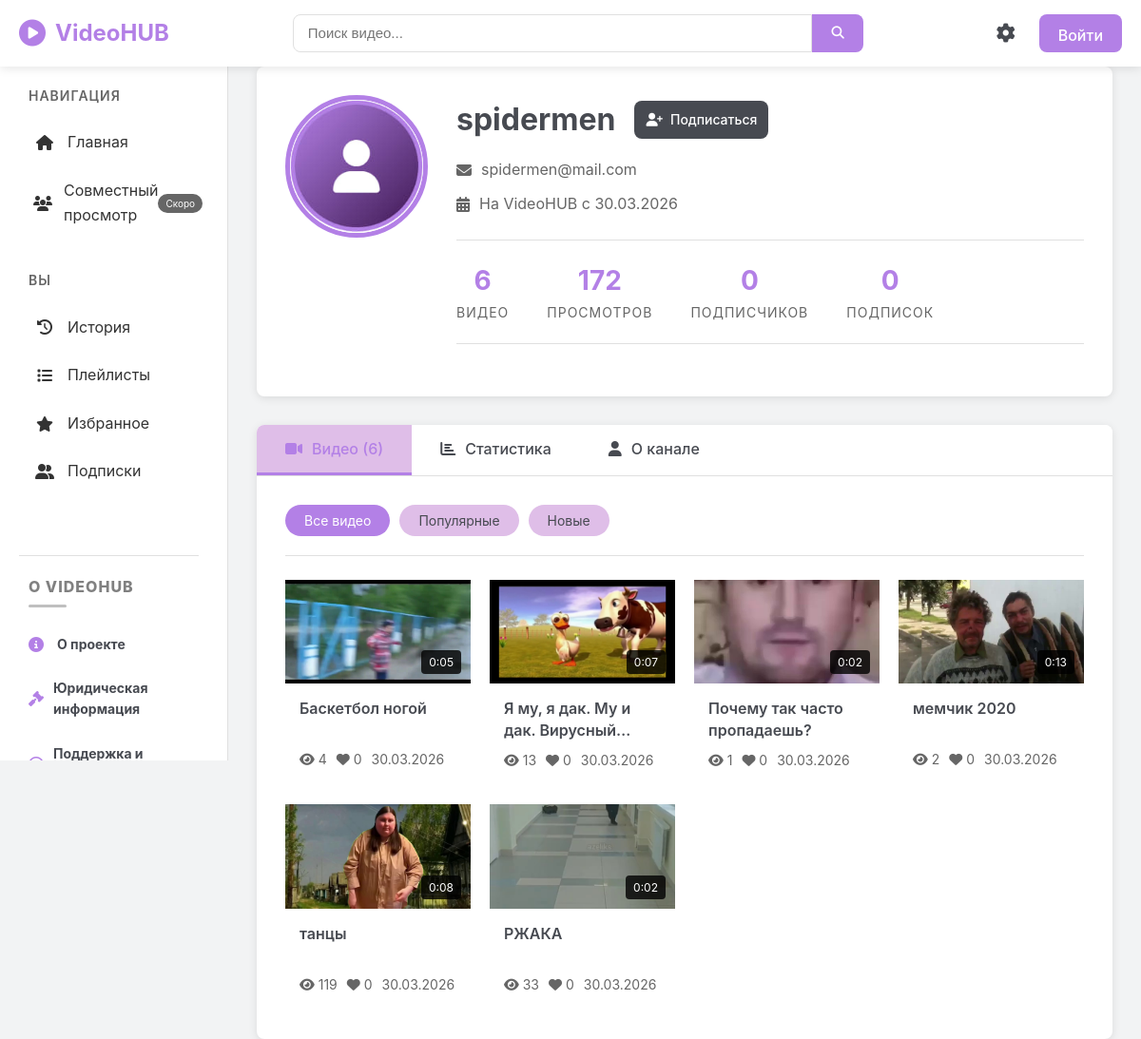
/profile/spidermen, run on the app's committed database.
### app.py (models this page shows, shortened)
class User(UserMixin, db.Model):
    id = db.Column(db.Integer, primary_key=True)
    username = db.Column(db.String(80), unique=True, nullable=False)
    email = db.Column(db.String(120), unique=True, nullable=False)
    password_hash = db.Column(db.String(200), nullable=False)
    avatar = db.Column(db.String(200), default='default_avatar.png')
    bio = db.Column(db.Text)
    created_at = db.Column(db.DateTime, default=datetime.utcnow)
    theme = db.Column(db.String(20), default='light')
    terms_accepted_at = db.Column(db.DateTime, nullable=True)
    is_admin = db.Column(db.Boolean, default=False)
    is_banned = db.Column(db.Boolean, default=False)
    ban_reason = db.Column(db.String(500), nullable=True)
    ban_expires = db.Column(db.DateTime, nullable=True)
    videos = db.relationship('Video', backref='author', lazy=True, cascade='all, delete-orphan')
    likes = db.relationship('Like', backref='user', lazy=True, cascade='all, delete-orphan')
    comments = db.relationship('Comment', backref='author', lazy=True, cascade='all, delete-orphan')
    playlists = db.relationship('Playlist', backref='user', lazy=True, cascade='all, delete-orphan')
    favorites = db.relationship('Favorite', backref='user', lazy=True, cascade='all, delete-orphan')
    watch_history = db.relationship('WatchHistory', backref='user', lazy=True, cascade='all, delete-orphan')
    subscriptions = db.relationship('Subscription', foreign_keys='Subscription.subscriber_id', backref='subscriber',
                                    lazy=True, cascade='all, delete-orphan')
    subscribers = db.relationship('Subscription', foreign_keys='Subscription.channel_id', backref='channel', lazy=True,
                                  cascade='all, delete-orphan')
    bans_issued = db.relationship('Ban', foreign_keys='Ban.admin_id', backref='admin', lazy=True,
                                  cascade='all, delete-orphan')
    bans_received = db.relationship('Ban', foreign_keys='Ban.user_id', backref='user', lazy=True,
                                    cascade='all, delete-orphan')
    created_rooms = db.relationship('WatchRoom', foreign_keys='WatchRoom.created_by', backref='creator', lazy=True,
                                    cascade='all, delete-orphan')
    room_participations = db.relationship('RoomParticipant', backref='user', lazy=True, cascade='all, delete-orphan')
    room_messages = db.relationship('RoomMessage', backref='user', lazy=True, cascade='all, delete-orphan')

class Video(db.Model):
    id = db.Column(db.Integer, primary_key=True)
    user_id = db.Column(db.Integer, db.ForeignKey('user.id'), nullable=False)
    title = db.Column(db.String(200), nullable=False)
    description = db.Column(db.Text)
    filename = db.Column(db.String(200), nullable=False)
    thumbnail = db.Column(db.String(200), default='default-thumbnail.jpg')
    views = db.Column(db.Integer, default=0)
    duration = db.Column(db.String(20))
    created_at = db.Column(db.DateTime, default=datetime.utcnow)
    likes = db.relationship('Like', backref='video', lazy=True, cascade='all, delete-orphan')
    comments = db.relationship('Comment', backref='video', lazy=True, cascade='all, delete-orphan')
    tags = db.Column(db.String(500))
    watch_histories = db.relationship('WatchHistory', backref='video', lazy=True, cascade='all, delete-orphan')
    playlist_videos = db.relationship('PlaylistVideo', backref='video', lazy=True, cascade='all, delete-orphan')
    favorites_ref = db.relationship('Favorite', backref='video', lazy=True, cascade='all, delete-orphan')
    rooms = db.relationship('WatchRoom', backref='video', lazy=True)

### app.py (the view)
@app.route('/profile/<username>')
def profile(username):
    user = User.query.filter_by(username=username).first_or_404()
    videos = Video.query.filter_by(user_id=user.id).order_by(Video.created_at.desc()).all()
    total_views = sum(video.views for video in videos)
    total_likes = sum(len(video.likes) for video in videos)
    return render_template('profile.html',
                           user=user,
                           videos=videos,
                           total_views=total_views,
                           total_likes=total_likes)

### app.py (called while the page is built)
@app.before_request
def check_if_banned():
    if current_user.is_authenticated and current_user.is_banned_active():
        if request.endpoint not in ['banned', 'logout', 'static', 'uploaded_thumbnail', 'uploaded_video']:
            return redirect(url_for('banned'))

### templates/profile.html (shortened to what this page needs)
{% extends "base.html" %}
{% block content %}
<div class="profile-page">
    <div class="profile-header">
        <div class="profile-avatar">
            <img src="{{ url_for('uploaded_thumbnail', filename=user.avatar) }}"
                 alt="{{ user.username }}"
                 onerror="this.src='{{ url_for('uploaded_thumbnail', filename='default_avatar.png') }}'">
        </div>
        <div class="profile-info">
            <div class="profile-name-section">
                <h1>{{ user.username }}</h1>
                {% if current_user.is_authenticated and current_user.id == user.id %}
    <a href="{{ url_for('edit_profile') }}" class="btn btn-secondary btn-small">
        <i class="fas fa-edit"></i> Редактировать профиль
    </a>
{% else %}
    <button class="btn btn-primary btn-small subscribe-btn" data-user-id="{{ user.id }}">
        <i class="fas fa-user-plus"></i> Подписаться
    </button>
{% endif %}
            </div>
            <p class="profile-email">
                <i class="fas fa-envelope"></i> {{ user.email }}
            </p>
            <p class="profile-join-date">
                <i class="fas fa-calendar-alt"></i> На VideoHUB с {{ user.created_at.strftime('%d.%m.%Y') }}
            </p>
            <div class="profile-stats">
                <div class="stat-item">
                    <span class="stat-value">{{ videos|length }}</span>
                    <span class="stat-label">Видео</span>
                </div>
                <div class="stat-item">
                    <span class="stat-value">{{ total_views }}</span>
                    <span class="stat-label">Просмотров</span>
                </div>
                <div class="stat-item">
                    <span class="stat-value" id="subscribers-count-display">0</span>
                    <span class="stat-label">Подписчиков</span>
                </div>
                <div class="stat-item">
                    <span class="stat-value" id="subscriptions-count-display">0</span>
                    <span class="stat-label">Подписок</span>
                </div>
            </div>
        </div>
    </div>
    <div class="profile-content">
        {% if videos %}
            <div class="profile-tabs">
                <button class="tab-btn active" data-tab="videos">
                    <i class="fas fa-video"></i> Видео ({{ videos|length }})
                </button>
                <button class="tab-btn" data-tab="analytics">
                    <i class="fas fa-chart-bar"></i> Статистика
                </button>
                <button class="tab-btn" data-tab="about">
                    <i class="fas fa-user"></i> О канале
                </button>
            </div>
            <div class="tab-content">
                <div class="tab-pane active" id="videos-tab">
                    {% if videos|length > 0 %}
                    <div class="videos-filter">
                        <button class="filter-btn active" data-filter="all">Все видео</button>
                        <button class="filter-btn" data-filter="popular">Популярные</button>
                        <button class="filter-btn" data-filter="new">Новые</button>
                    </div>
                    <div class="profile-videos-grid">
                        {% for video in videos %}
                        <div class="profile-video-card" data-views="{{ video.views }}" data-date="{{ video.created_at.timestamp() }}">
                            <a href="{{ url_for('video_detail', video_id=video.id) }}" class="video-thumbnail">
                                <img src="{{ url_for('uploaded_thumbnail', filename=video.thumbnail) }}" alt="{{ video.title }}">
                                <div class="video-duration">{{ video.duration }}</div>
                            </a>
                            <div class="video-info">
                                <h3 class="video-title">
                                    <a href="{{ url_for('video_detail', video_id=video.id) }}">{{ video.title }}</a>
                                </h3>
                                <div class="video-meta">
                                    <span class="video-views">
                                        <i class="fas fa-eye"></i> {{ video.views }}
                                    </span>
                                    <span class="video-likes">
                                        <i class="fas fa-heart"></i> {{ video.likes|length }}
                                    </span>
                                    <span class="video-date">
                                        {{ video.created_at.strftime('%d.%m.%Y') }}
                                    </span>
                                </div>
                            </div>
                        </div>
                        {% endfor %}
                    </div>
                    {% endif %}
                </div>
            </div>
        {% endif %}
    </div>
</div>
{% endblock %}

### static/css/base.css (style rules this page uses)
:root { --primary: #B380E6; --primary-dark: #3E1852; --secondary: #DFBEE8; --bg: #F2F3F4; --card: #FFFFFF; --text: #333333; --text-light: #666666; --text-dark: #474a51; --border: #E0E0E0; --success: #5CB85C; --error: #D9534F; --hover: #E6D3FF; --shadow: 0 2px 10px rgba(0,0,0,0.1); --radius: 8px; }
* { margin: 0; padding: 0; box-sizing: border-box; }
body { font-family: -apple-system, BlinkMacSystemFont, 'Segoe UI', Roboto, sans-serif; background: var(--bg); color: var(--text); line-height: 1.6; }
a { color: var(--primary); text-decoration: none; transition: color 0.3s; }
img { max-width: 100%; height: auto; }

### static/css/components.css (style rules this page uses)
.btn { display: inline-block; padding: 10px 20px; background: var(--primary); color: white; border: none; border-radius: var(--radius); cursor: pointer; font-size: 16px; font-weight: 500; transition: all 0.3s; text-align: center; font-family: inherit; }
.btn-primary { background: var(--primary); }
.btn-small { padding: 6px 12px; font-size: 14px; }
.video-thumbnail { position: relative; display: block; width: 100%; padding-top: 56.25%; overflow: hidden; }
.video-thumbnail img { position: absolute; top: 0; left: 0; width: 100%; height: 100%; object-fit: cover; }
.video-duration { position: absolute; bottom: 10px; right: 10px; background: rgba(0,0,0,0.8); color: white; padding: 3px 8px; border-radius: 4px; font-size: 12px; }
.video-info { padding: 15px; }
.video-title { font-size: 16px; font-weight: 600; margin-bottom: 10px; color: var(--text-dark); display: -webkit-box; -webkit-line-clamp: 2; -webkit-box-orient: vertical; overflow: hidden; text-overflow: ellipsis; line-height: 1.4; min-height: 44px; }
.video-title a { color: var(--text-dark); }
.video-meta { display: flex; flex-wrap: wrap; gap: 10px; font-size: 14px; color: var(--text-light); }
.subscribe-btn { transition: all 0.3s ease; min-width: 140px; height: 40px; display: inline-flex; align-items: center; justify-content: center; gap: 8px; background: var(--text-dark); color: white; border: none; border-radius: var(--radius); cursor: pointer; font-size: 14px; }

### static/css/pages.css (style rules this page uses)
.profile-header { background: var(--card); padding: 30px; border-radius: var(--radius); margin-bottom: 30px; box-shadow: var(--shadow); display: flex; gap: 30px; align-items: flex-start; }
.profile-avatar { position: relative; flex-shrink: 0; }
.profile-avatar img { width: 150px; height: 150px; border-radius: 50%; object-fit: cover; border: 5px solid var(--primary); }
.profile-info { flex: 1; }
.profile-name-section { display: flex; align-items: center; gap: 20px; margin-bottom: 15px; flex-wrap: wrap; }
.profile-name-section h1 { font-size: 32px; margin: 0; color: var(--text-dark); }
.profile-email, .profile-join-date { color: var(--text-light); margin-bottom: 10px; display: flex; align-items: center; gap: 10px; }
.profile-stats { display: flex; gap: 40px; margin: 25px 0; padding: 20px 0; border-top: 1px solid var(--border); border-bottom: 1px solid var(--border); flex-wrap: wrap; }
.stat-item { text-align: center; }
.stat-value { display: block; font-size: 28px; font-weight: 700; color: var(--primary); }
.stat-label { display: block; font-size: 14px; color: var(--text-light); text-transform: uppercase; letter-spacing: 1px; }
.profile-content { background: var(--card); border-radius: var(--radius); box-shadow: var(--shadow); overflow: hidden; }
.profile-tabs { display: flex; border-bottom: 1px solid var(--border); background: var(--card); }
.tab-btn { padding: 15px 30px; background: none; border: none; border-bottom: 3px solid transparent; font-size: 16px; font-weight: 500; color: var(--text-dark); cursor: pointer; display: flex; align-items: center; gap: 10px; font-family: inherit; }
.tab-btn.active { color: var(--primary); border-bottom-color: var(--primary); background: var(--secondary); }
.tab-pane { display: none; padding: 30px; }
.tab-pane.active { display: block; }
.videos-filter { display: flex; gap: 10px; margin-bottom: 25px; padding-bottom: 20px; border-bottom: 1px solid var(--border); }
.filter-btn { padding: 8px 20px; background: var(--secondary); border: none; border-radius: 20px; font-size: 14px; color: var(--text-dark); cursor: pointer; font-family: inherit; }
.filter-btn.active { background: var(--primary); color: white; }
.profile-videos-grid { display: grid; grid-template-columns: repeat(4, 1fr); gap: 20px; }
@media (max-width: 1400px) { .profile-videos-grid { grid-template-columns: repeat(4, 1fr); } }

### data on the page
User: avatar (placeholder picture), username "spidermen", email "spidermen@mail.com", created_at "30.03.2026"
Video: thumbnail (picture), duration "0:05", title "Баскетбол ногой", views "4", likes|length "0", created_at "30.03.2026"
Video: thumbnail (picture), duration "0:07", title "Я му, я дак. Му и дак.…", views "13", likes|length "0", created_at "30.03.2026"
Video: thumbnail (picture), duration "0:02", title "Почему так часто пропадаешь?", views "1", likes|length "0", created_at "30.03.2026"
Video: thumbnail (picture), duration "0:13", title "мемчик 2020", views "2", likes|length "0", created_at "30.03.2026"
Video: thumbnail (picture), duration "0:08", title "танцы", views "119", likes|length "0", created_at "30.03.2026"
Video: thumbnail (picture), duration "0:02", title "РЖАКА", views "33", likes|length "0", created_at "30.03.2026"

### other printed values
{{ videos|length }} "6"
{{ total_views }} "172"
